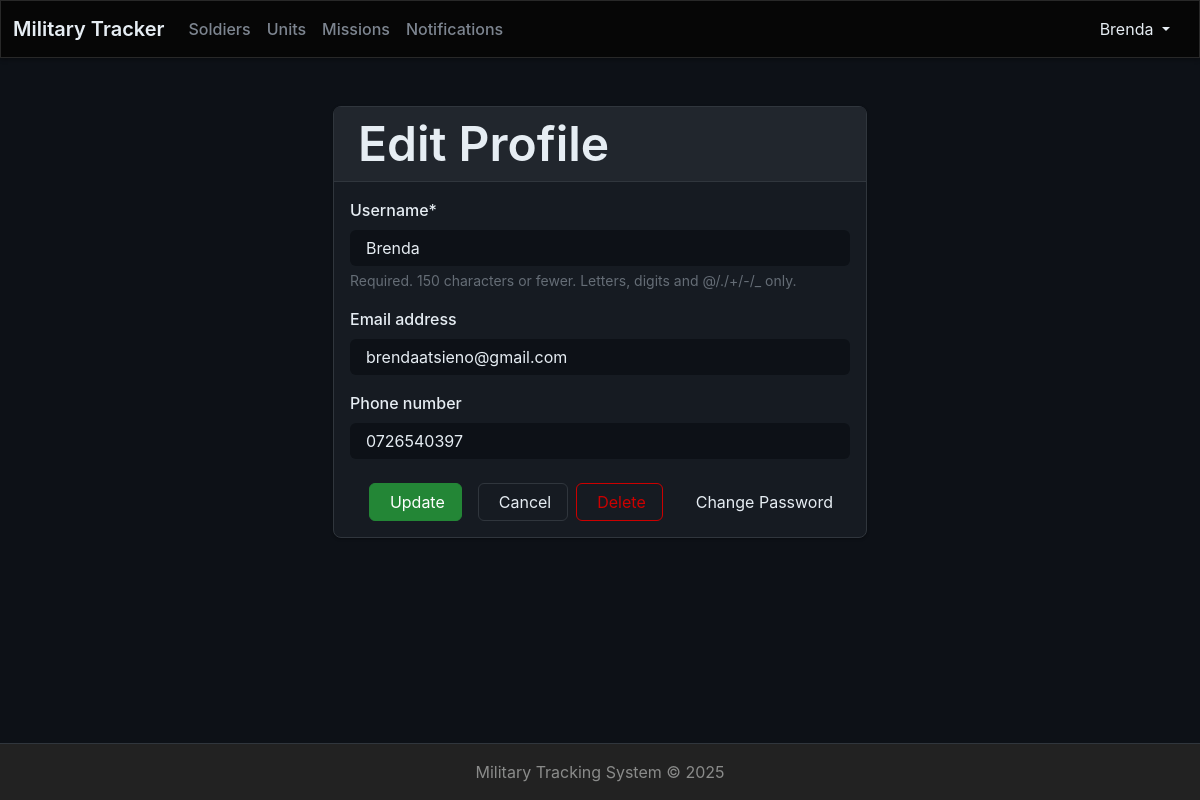
Page /profile/edit/ (signed in) on the committed database.
### accounts/models.py (models this page shows, shortened)
class CustomUser(AbstractUser):
    ROLE_CHOICES = [
        ('admin', 'Admin'),
        ('family', 'Family'),
    ]
    role = models.CharField(max_length=10, default='family')
    phone_number = models.CharField(max_length=15, blank=True)
    is_active = models.BooleanField(default=True)

### accounts/views.py (the view)
# urls.py: path('profile/edit/', edit_profile_view, name='edit_profile'),
@login_required
def edit_profile_view(request):
    if request.method == 'POST':
        form = CustomUserEditForm(request.POST, instance=request.user)
        if form.is_valid():
            form.save()
            messages.success(request, "Profile updated successfully.")
            return redirect('profile')
    else:
        form = CustomUserEditForm(instance=request.user)
    return render(request, 'views/edit_profile.html', {'form': form})

### accounts/forms.py
class CustomUserEditForm(forms.ModelForm):
    class Meta:
        model = CustomUser
        fields = ['username', 'email', 'phone_number']

### accounts/templates/views/edit_profile.html (shortened to what this page needs)
{% extends 'base/base.html' %}
{% load static %}
{% load crispy_forms_tags %}
{% block 'body' %}
<div class="container mt-4">
    <div class="row justify-content-center">
        <div class="col-md-8 col-lg-6">
            <div class="card">
                <div class="card-header">
                    <h2 class="mb-0">
                        Edit Profile
                    </h2>
                </div>
                <div class="card-body">
                    <form method="post">
                        {{ form|crispy }}
                        <div class="d-grid gap-2 d-md-flex justify-content-md-end mt-4">
                            <button type="submit" class="btn btn-success me-md-2">
                                Update
                            </button>
                            <a href="{% url 'profile' %}" class="btn btn-outline-light">
                                Cancel
                            </a>
                            <a href="{% url 'delete_account' %}" class="btn btn-outline-danger">
                                Delete
                            </a>
                            <a href="{% url 'change_password' %}" class="btn btn-outiline-primary">
                               Change Password
                            </a>
                        </div>
                    </form>
                </div>
            </div>
        </div>
    </div>
</div>
{% endblock %}

### main/templates/base/base.html (shortened to what this page needs)
{% load static %}
<!DOCTYPE html>
<html lang="en" class="h-100">
<head>
    <link href="{% static 'css/bootstrap.min.css' %}" rel="stylesheet">
    <link href="{% static 'css/style.css' %}" rel="stylesheet">
</head>
<body class="d-flex flex-column h-100">
    <nav class="navbar navbar-expand-lg navbar-dark bg-dark">
        <div class="container-fluid">
            <a class="navbar-brand" href="{% url 'home_page' %}">Military Tracker</a>
            <div class="collapse navbar-collapse" id="navbarNav">
                <ul class="navbar-nav me-auto mb-2 mb-lg-0">
                    {% if user.is_authenticated %}
                        {% if user.role == 'admin' or user.role == 'superuser' %}
                            <li class="nav-item"><a href="{% url 'soldier_home' %}" class="nav-link">Soldiers</a></li>
                            <li class="nav-item"><a href="{% url 'unit_home' %}" class="nav-link">Units</a></li>
                            <li class="nav-item"><a href="{% url 'mission_home' %}" class="nav-link">Missions</a></li>
                            <li class="nav-item"><a href="{% url 'notification_home' %}" class="nav-link">Notifications</a></li>
                        {% elif user.role == 'family' %}
                            <li class="nav-item"><a href="{% url 'family_dashboard' %}" class="nav-link">My Dashboard</a></li>
                        {% endif %}
                    {% endif %}
                </ul>
                <div class="d-flex">
                   {% if user.is_authenticated %}
                        <div class="dropdown show">
                            <button class="btn btn-transparent dropdown-toggle" type="button"  data-bs-toggle="dropdown" aria-expanded="false">
                                {{ user.username }}
                            </button>
                        </div>
                    {% else %}
                        <a href="{% url 'login' %}" class="btn btn-outline-light btn-sm me-2">Login</a>
                        <a href="{% url 'register' %}" class="btn btn-light btn-sm">Register</a>
                    {% endif %}
                </div>
            </div>
        </div>
    </nav>
    <div class="container mt-4">
        {% block 'body' %}
        {% endblock %}
    </div>
    <footer class="footer mt-auto py-3 bg-light">
        <div class="container text-center">
            <span class="text-muted">Military Tracking System &copy; {% now "Y" %}</span>
        </div>
    </footer>
</body>
</html>

### main/static/css/style.css (style rules this page uses)
:root { --bs-primary: #238636; --bs-secondary: #7d8590; --bs-success: #238636; --bs-info: #0969da; --bs-warning: #fb8500; --bs-danger: #da3633; --bs-light: #21262d; --bs-dark: #0d1117; --primary-bg: #0d1117; --secondary-bg: #161b22; --tertiary-bg: #21262d; --accent-bg: #30363d; --border-color: #30363d; --text-primary: #e6edf3; --text-secondary: #7d8590; --text-muted: #656d76; --accent-color: #238636; --accent-hover: #2ea043; --navbar-bg: #010409; --footer-bg: #0d1117; --card-bg: #161b22; --input-bg: #0d1117; --input-border: #30363d; --input-focus: #0969da; --shadow: rgba(0, 0, 0, 0.3); --bs-body-bg: #0d1117; --bs-body-color: #e6edf3; --bs-border-color: #30363d; --bs-link-color: #238636; --bs-link-hover-color: #2ea043; }
body { background-color: var(--primary-bg); color: var(--text-primary); font-family: -apple-system, BlinkMacSystemFont, 'Segoe UI', 'Noto Sans', Helvetica, Arial, sans-serif; overflow-x: hidden; }
.navbar-dark { background-color: var(--navbar-bg); border-bottom: 1px solid var(--border-color); box-shadow: 0 2px 4px var(--shadow); }
.navbar-brand { color: var(--text-primary); font-weight: 600; }
.navbar-dark .navbar-nav .nav-link { color: var(--text-secondary); font-weight: 500; transition: color 0.3s ease; }
.form-control { background-color: var(--input-bg); border-color: var(--input-border); color: var(--text-primary); border-radius: 6px; transition: all 0.3s ease; }
.form-control::placeholder { color: var(--text-muted); }
.form-label { color: var(--text-primary); font-weight: 500; }
.form-text { color: var(--text-muted); }
.btn-success { background-color: var(--accent-color); border-color: var(--accent-color); }
.btn-outline-light { color: var(--text-primary); border-color: var(--border-color); }
.card { background-color: var(--card-bg); border-color: var(--border-color); border-radius: 8px; box-shadow: 0 1px 3px var(--shadow); transition: all 0.3s ease; }
.card-header { background-color: var(--tertiary-bg); border-bottom-color: var(--border-color); color: var(--text-primary); font-weight: 600; }
.card-body { color: var(--text-primary); }
.footer { background-color: var(--footer-bg); border-top: 1px solid var(--border-color); }
.footer .text-muted { color: var(--text-muted); }
a { color: var(--accent-color); transition: color 0.3s ease; }
h1, h2, h3, h4, h5, h6 { color: var(--text-primary); font-weight: 600; }
.btn, .form-control, .form-select, .navbar-nav .nav-link { transition: all 0.3s ease; }

### rows in the picture
CustomUser: username "Brenda", email "brendaatsieno@gmail.com", phone_number "0726540397"
